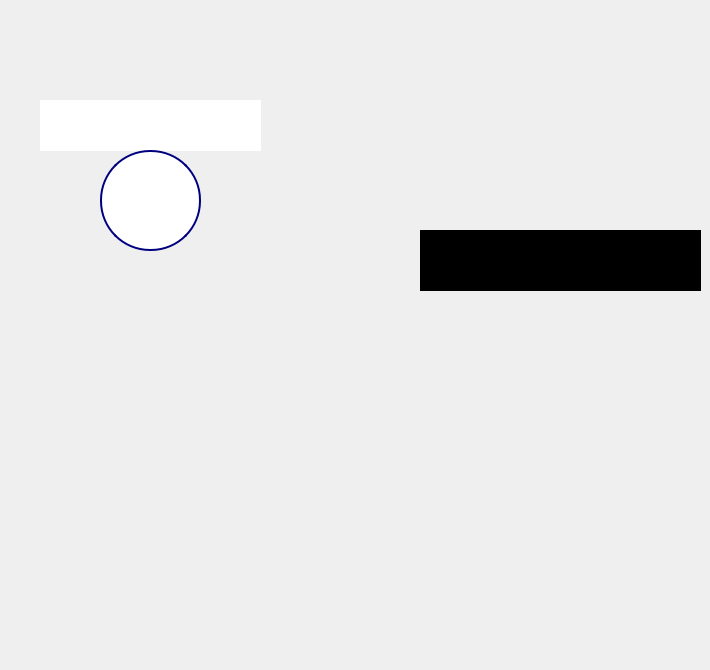
      <widget class="QWidget" name="page">
       <property name="styleSheet">
        <string notr="true">QWidget#page {
    background-image: url(&quot;C:/Users/HP/Desktop/mech/home.png&quot;);
    background-position: center;   /* Centrer l'image */
    background-repeat: no-repeat;  /* Ne pas répéter l'image */
    background-size: cover;        /* Adapter l'image à la taille du widget */
}
</string>
       </property>
       <widget class="QPushButton" name="ButtonPage">
        <property name="geometry">
         <rect>
          <x>20</x>
          <y>300</y>
          <width>261</width>
          <height>51</height>
         </rect>
        </property>
        <property name="styleSheet">
         <string notr="true">QPushButton {
    background-color: transparent;            /* Couleur de fond transparente */
    border: 2px solid transparent;            /* Pas de bordure par défaut */
    color: black;                             /* Couleur du texte */
    padding: 10px;                            /* Espacement interne */
    border-radius: 20px;                      /* Coins arrondis */
}

QPushButton:hover {
   background-color: rgba(128, 128, 128, 0.5); /* Gris transparent (50% d'opacité) */
   /* border: 2px solid gray;                     /* Bordure grise au survol */
}

QPushButton:pressed {
    background-color: rgba(169, 169, 169, 255); /* Couleur gris foncé lors du clic */
}
</string>
        </property>
        <property name="text">
         <string/>
        </property>
       </widget>
       <widget class="QPushButton" name="ButtonEmployes">
        <property name="geometry">
         <rect>
          <x>20</x>
          <y>360</y>
          <width>261</width>
          <height>51</height>
         </rect>
        </property>
        <property name="styleSheet">
         <string notr="true">QPushButton {
    background-color: transparent;            /* Couleur de fond transparente */
    border: 2px solid transparent;            /* Pas de bordure par défaut */
    color: black;                             /* Couleur du texte */
    padding: 10px;                            /* Espacement interne */
    border-radius: 20px;                      /* Coins arrondis */
}

QPushButton:hover {
   background-color: rgba(128, 128, 128, 0.5); /* Gris transparent (50% d'opacité) */
   /* border: 2px solid gray;                     /* Bordure grise au survol */
}

QPushButton:pressed {
    background-color: rgba(169, 169, 169, 255); /* Couleur gris foncé lors du clic */
}
</string>
        </property>
        <property name="text">
         <string/>
        </property>
       </widget>
       <widget class="QPushButton" name="ButtonVehicules">
        <property name="geometry">
         <rect>
          <x>20</x>
          <y>420</y>
          <width>261</width>
          <height>51</height>
         </rect>
        </property>
        <property name="styleSheet">
         <string notr="true">QPushButton {
    background-color: transparent;            /* Couleur de fond transparente */
    border: 2px solid transparent;            /* Pas de bordure par défaut */
    color: black;                             /* Couleur du texte */
    padding: 10px;                            /* Espacement interne */
    border-radius: 20px;                      /* Coins arrondis */
}

QPushButton:hover {
   background-color: rgba(128, 128, 128, 0.5); /* Gris transparent (50% d'opacité) */
   /* border: 2px solid gray;                     /* Bordure grise au survol */
}

QPushButton:pressed {
    background-color: rgba(169, 169, 169, 255); /* Couleur gris foncé lors du clic */
}
</string>
        </property>
        <property name="text">
         <string/>
        </property>
       </widget>
       <widget class="QPushButton" name="ButtonMachines">
        <property name="geometry">
         <rect>
          <x>20</x>
          <y>480</y>
          <width>261</width>
          <height>51</height>
         </rect>
        </property>
        <property name="styleSheet">
         <string notr="true">QPushButton {
    background-color: transparent;            /* Couleur de fond transparente */
    border: 2px solid transparent;            /* Pas de bordure par défaut */
    color: black;                             /* Couleur du texte */
    padding: 10px;                            /* Espacement interne */
    border-radius: 20px;                      /* Coins arrondis */
}

QPushButton:hover {
   background-color: rgba(128, 128, 128, 0.5); /* Gris transparent (50% d'opacité) */
   /* border: 2px solid gray;                     /* Bordure grise au survol */
}

QPushButton:pressed {
    background-color: rgba(169, 169, 169, 255); /* Couleur gris foncé lors du clic */
}
</string>
        </property>
        <property name="text">
         <string/>
        </property>
       </widget>
       <widget class="QPushButton" name="ButtonTrensactions">
        <property name="geometry">
         <rect>
          <x>20</x>
          <y>550</y>
          <width>261</width>
          <height>51</height>
         </rect>
        </property>
        <property name="styleSheet">
         <string notr="true">QPushButton {
    background-color: transparent;            /* Couleur de fond transparente */
    border: 2px solid transparent;            /* Pas de bordure par défaut */
    color: black;                             /* Couleur du texte */
    padding: 10px;                            /* Espacement interne */
    border-radius: 20px;                      /* Coins arrondis */
}

QPushButton:hover {
   background-color: rgba(128, 128, 128, 0.5); /* Gris transparent (50% d'opacité) */
   /* border: 2px solid gray;                     /* Bordure grise au survol */
}

QPushButton:pressed {
    background-color: rgba(169, 169, 169, 255); /* Couleur gris foncé lors du clic */
}
</string>
        </property>
        <property name="text">
         <string/>
        </property>
       </widget>
       <widget class="QPushButton" name="ButtonApropos">
        <property name="geometry">
         <rect>
          <x>20</x>
          <y>610</y>
          <width>261</width>
          <height>51</height>
         </rect>
        </property>
        <property name="styleSheet">
         <string notr="true">QPushButton {
    background-color: transparent;            /* Couleur de fond transparente */
    border: 2px solid transparent;            /* Pas de bordure par défaut */
    color: black;                             /* Couleur du texte */
    padding: 10px;                            /* Espacement interne */
    border-radius: 20px;                      /* Coins arrondis */
}

QPushButton:hover {
   background-color: rgba(128, 128, 128, 0.5); /* Gris transparent (50% d'opacité) */
   /* border: 2px solid gray;                     /* Bordure grise au survol */
}

QPushButton:pressed {
    background-color: rgba(169, 169, 169, 255); /* Couleur gris foncé lors du clic */
}
</string>
        </property>
        <property name="text">
         <string/>
        </property>
       </widget>
       <widget class="QWidget" name="widget_2" native="true">
        <property name="geometry">
         <rect>
          <x>420</x>
          <y>230</y>
          <width>281</width>
          <height>61</height>
         </rect>
        </property>
        <property name="styleSheet">
         <string notr="true">QWidget#widget_2 {
	background-color: rgb(0, 0, 0);
    
}
</string>
        </property>
       </widget>
       <widget class="QLabel" name="nomlabel">
        <property name="geometry">
         <rect>
          <x>40</x>
          <y>100</y>
          <width>221</width>
          <height>51</height>
         </rect>
        </property>
        <property name="styleSheet">
         <string notr="true">background-color: rgb(255, 255, 255);
    font: 900 26pt &quot;Arial Black&quot;;
    qproperty-alignment: 'AlignCenter';</string>
        </property>
        <property name="text">
         <string/>
        </property>
       </widget>
       <widget class="QLabel" name="imglbl_2">
        <property name="geometry">
         <rect>
          <x>100</x>
          <y>150</y>
          <width>101</width>
          <height>101</height>
         </rect>
        </property>
        <property name="styleSheet">
         <string notr="true">border: 2px solid #3498db; /* Border color */
border-radius: 50px;      /* Half of the height for a perfect circle */
overflow: hidden;
background-color: rgb(255, 255, 255);
border-color: rgb(0, 0, 127);</string>
        </property>
        <property name="text">
         <string/>
        </property>
       </widget>
      </widget>
